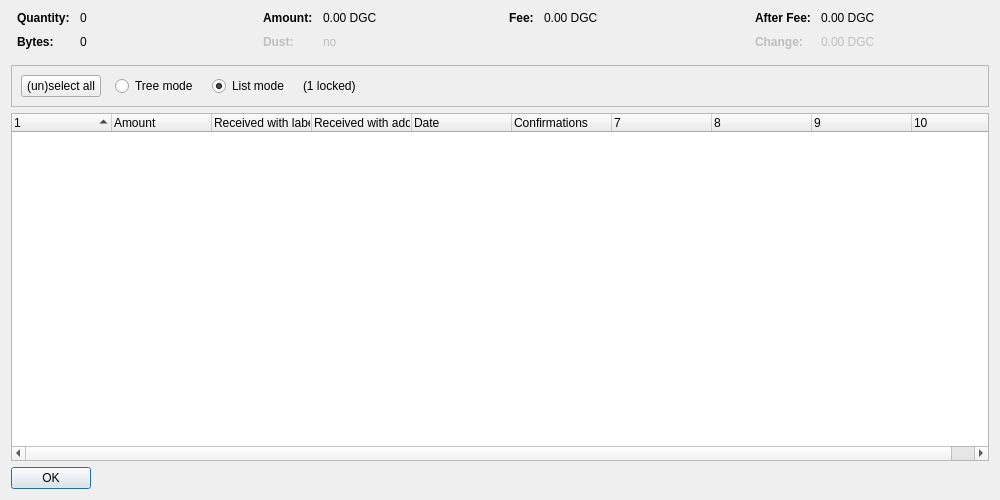
<?xml version="1.0" encoding="UTF-8"?>
<ui version="4.0">
 <class>CoinControlDialog</class>
 <widget class="QDialog" name="CoinControlDialog">
  <property name="geometry">
   <rect>
    <x>0</x>
    <y>0</y>
    <width>1000</width>
    <height>500</height>
   </rect>
  </property>
  <property name="windowTitle">
   <string>Coin Selection</string>
  </property>
  <layout class="QVBoxLayout" name="verticalLayout">
   <item>
    <layout class="QHBoxLayout" name="horizontalLayoutTop" stretch="0,0,0,0">
     <property name="topMargin">
      <number>0</number>
     </property>
     <property name="bottomMargin">
      <number>10</number>
     </property>
     <item>
      <layout class="QFormLayout" name="formLayoutCoinControl1">
       <property name="horizontalSpacing">
        <number>10</number>
       </property>
       <property name="verticalSpacing">
        <number>10</number>
       </property>
       <property name="leftMargin">
        <number>6</number>
       </property>
       <property name="rightMargin">
        <number>6</number>
       </property>
       <item row="0" column="0">
        <widget class="QLabel" name="labelCoinControlQuantityText">
         <property name="font">
          <font>
           <weight>75</weight>
           <bold>true</bold>
          </font>
         </property>
         <property name="text">
          <string>Quantity:</string>
         </property>
        </widget>
       </item>
       <item row="0" column="1">
        <widget class="QLabel" name="labelCoinControlQuantity">
         <property name="cursor">
          <cursorShape>IBeamCursor</cursorShape>
         </property>
         <property name="contextMenuPolicy">
          <enum>Qt::ActionsContextMenu</enum>
         </property>
         <property name="text">
          <string notr="true">0</string>
         </property>
         <property name="textInteractionFlags">
          <set>Qt::LinksAccessibleByMouse|Qt::TextSelectableByKeyboard|Qt::TextSelectableByMouse</set>
         </property>
        </widget>
       </item>
       <item row="1" column="0">
        <widget class="QLabel" name="labelCoinControlBytesText">
         <property name="font">
          <font>
           <weight>75</weight>
           <bold>true</bold>
          </font>
         </property>
         <property name="text">
          <string>Bytes:</string>
         </property>
        </widget>
       </item>
       <item row="1" column="1">
        <widget class="QLabel" name="labelCoinControlBytes">
         <property name="cursor">
          <cursorShape>IBeamCursor</cursorShape>
         </property>
         <property name="contextMenuPolicy">
          <enum>Qt::ActionsContextMenu</enum>
         </property>
         <property name="text">
          <string notr="true">0</string>
         </property>
         <property name="textInteractionFlags">
          <set>Qt::LinksAccessibleByMouse|Qt::TextSelectableByKeyboard|Qt::TextSelectableByMouse</set>
         </property>
        </widget>
       </item>
      </layout>
     </item>
     <item>
      <layout class="QFormLayout" name="formLayoutCoinControl2">
       <property name="horizontalSpacing">
        <number>10</number>
       </property>
       <property name="verticalSpacing">
        <number>10</number>
       </property>
       <property name="leftMargin">
        <number>6</number>
       </property>
       <property name="rightMargin">
        <number>6</number>
       </property>
       <item row="0" column="0">
        <widget class="QLabel" name="labelCoinControlAmountText">
         <property name="font">
          <font>
           <weight>75</weight>
           <bold>true</bold>
          </font>
         </property>
         <property name="text">
          <string>Amount:</string>
         </property>
        </widget>
       </item>
       <item row="0" column="1">
        <widget class="QLabel" name="labelCoinControlAmount">
         <property name="cursor">
          <cursorShape>IBeamCursor</cursorShape>
         </property>
         <property name="contextMenuPolicy">
          <enum>Qt::ActionsContextMenu</enum>
         </property>
         <property name="text">
          <string notr="true">0.00 DGC</string>
         </property>
         <property name="textInteractionFlags">
          <set>Qt::LinksAccessibleByMouse|Qt::TextSelectableByKeyboard|Qt::TextSelectableByMouse</set>
         </property>
        </widget>
       </item>
       <item row="1" column="0">
        <widget class="QLabel" name="labelCoinControlLowOutputText">
         <property name="enabled">
          <bool>false</bool>
         </property>
         <property name="font">
          <font>
           <weight>75</weight>
           <bold>true</bold>
          </font>
         </property>
         <property name="text">
          <string>Dust:</string>
         </property>
        </widget>
       </item>
       <item row="1" column="1">
        <widget class="QLabel" name="labelCoinControlLowOutput">
         <property name="enabled">
          <bool>false</bool>
         </property>
         <property name="cursor">
          <cursorShape>IBeamCursor</cursorShape>
         </property>
         <property name="contextMenuPolicy">
          <enum>Qt::ActionsContextMenu</enum>
         </property>
         <property name="text">
          <string notr="true">no</string>
         </property>
         <property name="textInteractionFlags">
          <set>Qt::LinksAccessibleByMouse|Qt::TextSelectableByKeyboard|Qt::TextSelectableByMouse</set>
         </property>
        </widget>
       </item>
      </layout>
     </item>
     <item>
      <layout class="QFormLayout" name="formLayoutCoinControl3">
       <property name="horizontalSpacing">
        <number>10</number>
       </property>
       <property name="verticalSpacing">
        <number>10</number>
       </property>
       <property name="leftMargin">
        <number>6</number>
       </property>
       <property name="rightMargin">
        <number>6</number>
       </property>
       <item row="0" column="0">
        <widget class="QLabel" name="labelCoinControlFeeText">
         <property name="font">
          <font>
           <weight>75</weight>
           <bold>true</bold>
          </font>
         </property>
         <property name="text">
          <string>Fee:</string>
         </property>
        </widget>
       </item>
       <item row="0" column="1">
        <widget class="QLabel" name="labelCoinControlFee">
         <property name="cursor">
          <cursorShape>IBeamCursor</cursorShape>
         </property>
         <property name="contextMenuPolicy">
          <enum>Qt::ActionsContextMenu</enum>
         </property>
         <property name="text">
          <string notr="true">0.00 DGC</string>
         </property>
         <property name="textInteractionFlags">
          <set>Qt::LinksAccessibleByMouse|Qt::TextSelectableByKeyboard|Qt::TextSelectableByMouse</set>
         </property>
        </widget>
       </item>
      </layout>
     </item>
     <item>
      <layout class="QFormLayout" name="formLayoutCoinControl4">
       <property name="horizontalSpacing">
        <number>10</number>
       </property>
       <property name="verticalSpacing">
        <number>10</number>
       </property>
       <property name="leftMargin">
        <number>6</number>
       </property>
       <property name="rightMargin">
        <number>6</number>
       </property>
       <item row="0" column="0">
        <widget class="QLabel" name="labelCoinControlAfterFeeText">
         <property name="font">
          <font>
           <weight>75</weight>
           <bold>true</bold>
          </font>
         </property>
         <property name="text">
          <string>After Fee:</string>
         </property>
        </widget>
       </item>
       <item row="0" column="1">
        <widget class="QLabel" name="labelCoinControlAfterFee">
         <property name="cursor">
          <cursorShape>IBeamCursor</cursorShape>
         </property>
         <property name="contextMenuPolicy">
          <enum>Qt::ActionsContextMenu</enum>
         </property>
         <property name="text">
          <string notr="true">0.00 DGC</string>
         </property>
         <property name="textInteractionFlags">
          <set>Qt::LinksAccessibleByMouse|Qt::TextSelectableByKeyboard|Qt::TextSelectableByMouse</set>
         </property>
        </widget>
       </item>
       <item row="1" column="0">
        <widget class="QLabel" name="labelCoinControlChangeText">
         <property name="enabled">
          <bool>false</bool>
         </property>
         <property name="font">
          <font>
           <weight>75</weight>
           <bold>true</bold>
          </font>
         </property>
         <property name="text">
          <string>Change:</string>
         </property>
        </widget>
       </item>
       <item row="1" column="1">
        <widget class="QLabel" name="labelCoinControlChange">
         <property name="enabled">
          <bool>false</bool>
         </property>
         <property name="cursor">
          <cursorShape>IBeamCursor</cursorShape>
         </property>
         <property name="contextMenuPolicy">
          <enum>Qt::ActionsContextMenu</enum>
         </property>
         <property name="text">
          <string notr="true">0.00 DGC</string>
         </property>
         <property name="textInteractionFlags">
          <set>Qt::LinksAccessibleByMouse|Qt::TextSelectableByKeyboard|Qt::TextSelectableByMouse</set>
         </property>
        </widget>
       </item>
      </layout>
     </item>
    </layout>
   </item>
   <item>
    <widget class="QFrame" name="frame">
     <property name="minimumSize">
      <size>
       <width>0</width>
       <height>40</height>
      </size>
     </property>
     <property name="frameShape">
      <enum>QFrame::StyledPanel</enum>
     </property>
     <property name="frameShadow">
      <enum>QFrame::Sunken</enum>
     </property>
     <layout class="QHBoxLayout" name="horizontalLayout">
      <item>
       <layout class="QHBoxLayout" name="horizontalLayoutPanel" stretch="0,0,0,0,0">
        <property name="spacing">
         <number>14</number>
        </property>
        <item>
         <widget class="QPushButton" name="pushButtonSelectAll">
          <property name="sizePolicy">
           <sizepolicy hsizetype="Maximum" vsizetype="Fixed">
            <horstretch>0</horstretch>
            <verstretch>0</verstretch>
           </sizepolicy>
          </property>
          <property name="text">
           <string>(un)select all</string>
          </property>
          <property name="autoDefault">
           <bool>false</bool>
          </property>
         </widget>
        </item>
        <item>
         <widget class="QRadioButton" name="radioTreeMode">
          <property name="sizePolicy">
           <sizepolicy hsizetype="Maximum" vsizetype="Fixed">
            <horstretch>0</horstretch>
            <verstretch>0</verstretch>
           </sizepolicy>
          </property>
          <property name="text">
           <string>Tree mode</string>
          </property>
         </widget>
        </item>
        <item>
         <widget class="QRadioButton" name="radioListMode">
          <property name="sizePolicy">
           <sizepolicy hsizetype="Maximum" vsizetype="Fixed">
            <horstretch>0</horstretch>
            <verstretch>0</verstretch>
           </sizepolicy>
          </property>
          <property name="text">
           <string>List mode</string>
          </property>
          <property name="checked">
           <bool>true</bool>
          </property>
         </widget>
        </item>
        <item>
         <widget class="QLabel" name="labelLocked">
          <property name="text">
           <string notr="true">(1 locked)</string>
          </property>
         </widget>
        </item>
        <item>
         <spacer name="horizontalSpacer">
          <property name="orientation">
           <enum>Qt::Horizontal</enum>
          </property>
          <property name="sizeHint" stdset="0">
           <size>
            <width>40</width>
            <height>20</height>
           </size>
          </property>
         </spacer>
        </item>
       </layout>
      </item>
     </layout>
    </widget>
   </item>
   <item>
    <widget class="CoinControlTreeWidget" name="treeWidget">
     <property name="contextMenuPolicy">
      <enum>Qt::CustomContextMenu</enum>
     </property>
     <property name="sortingEnabled">
      <bool>false</bool>
     </property>
     <property name="columnCount">
      <number>10</number>
     </property>
     <attribute name="headerShowSortIndicator" stdset="0">
      <bool>true</bool>
     </attribute>
     <attribute name="headerStretchLastSection">
      <bool>false</bool>
     </attribute>
     <column>
      <property name="text">
       <string/>
      </property>
     </column>
     <column>
      <property name="text">
       <string>Amount</string>
      </property>
     </column>
     <column>
      <property name="text">
       <string>Received with label</string>
      </property>
     </column>
     <column>
      <property name="text">
       <string>Received with address</string>
      </property>
     </column>
     <column>
      <property name="text">
       <string>Date</string>
      </property>
     </column>
     <column>
      <property name="text">
       <string>Confirmations</string>
      </property>
      <property name="toolTip">
       <string>Confirmed</string>
      </property>
     </column>
     <column>
      <property name="text">
       <string/>
      </property>
     </column>
     <column>
      <property name="text">
       <string/>
      </property>
     </column>
     <column>
      <property name="text">
       <string/>
      </property>
     </column>
     <column>
      <property name="text">
       <string/>
      </property>
     </column>
    </widget>
   </item>
   <item>
    <widget class="QDialogButtonBox" name="buttonBox">
     <property name="sizePolicy">
      <sizepolicy hsizetype="Maximum" vsizetype="Fixed">
       <horstretch>0</horstretch>
       <verstretch>0</verstretch>
      </sizepolicy>
     </property>
     <property name="orientation">
      <enum>Qt::Horizontal</enum>
     </property>
     <property name="standardButtons">
      <set>QDialogButtonBox::Ok</set>
     </property>
    </widget>
   </item>
  </layout>
 </widget>
 <customwidgets>
  <customwidget>
   <class>CoinControlTreeWidget</class>
   <extends>QTreeWidget</extends>
   <header>qt/coincontroltreewidget.h</header>
  </customwidget>
 </customwidgets>
 <resources/>
 <connections/>
</ui>
